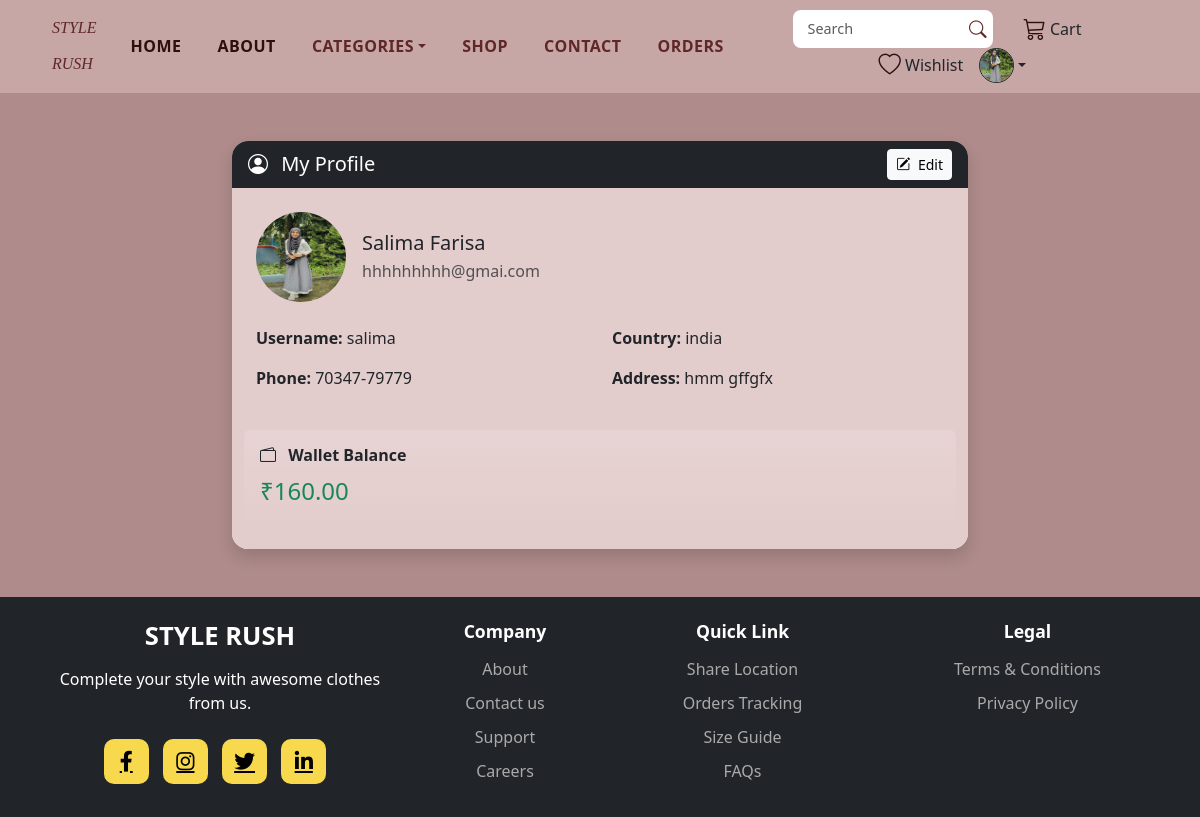
Screenshot of /profile/ (signed in) with the database file from the repository.
### fashion/models.py (models this page shows, shortened)
class CustomUser(AbstractUser):
    email = models.EmailField(unique=True)
    USERNAME_FIELD = 'username'
    REQUIRED_FIELDS = ['email']

### adminapp/models.py (models this page shows, shortened)
class Customer(models.Model):
    user = models.OneToOneField(settings.AUTH_USER_MODEL, on_delete=models.CASCADE, related_name='profile')
    address = models.CharField(max_length=200, blank=True)
    phone = models.CharField(max_length=15, blank=True)
    country = models.CharField(max_length=100, blank=True)
    profile_image = models.ImageField(upload_to='profile_images/', blank=True, null=True)
    status = models.CharField(max_length=20, choices=[
        ('Active', 'Active'),
        ('Inactive', 'Inactive'),
    ], default='Active')

### walletapp/models.py (models this page shows, shortened)
class Wallet(models.Model):
    user = models.OneToOneField(settings.AUTH_USER_MODEL,on_delete=models.CASCADE,related_name="wallet")
    balance = models.DecimalField(max_digits=10, decimal_places=2, default=0)

### product/views.py (the view)
# urls.py: path('profile/', profile_view, name='admin_profile'),
@login_required
def profile_view(request):
    user = request.user
    customer = getattr(user, 'profile', None)
    if not customer:
        customer = Customer.objects.create(user=user)
    wallet, _ = Wallet.objects.get_or_create(user=user)
    context = {
        'user': user,
        'customer': customer,
        'wallet': wallet,   # 👈 pass wallet
    }
    return render(request, 'user/profile.html', context)

### templates/user/profile.html (shortened to what this page needs)
{% extends "user/base.html" %}
{% load static %}
{% block 'css' %}<link rel="stylesheet" href="{% static 'css/profile.css' %}">{% endblock %}
{% block 'content' %}
{% include "includes/navbar.html" %}
<section class="profile-section py-5">
    <div class="container">
        <div class="row justify-content-center">
            <div class="col-lg-8">
                <div class="card shadow border-0 rounded-4 overflow-hidden">
                    <div class="card-header bg-dark text-white d-flex justify-content-between align-items-center">
                        <h5 class="mb-0"><i class="bi bi-person-circle me-2"></i> My Profile</h5>
                        <a href="{% url 'edit_profile' %}" class="btn btn-light btn-sm"><i class="bi bi-pencil-square me-1"></i> Edit</a>
                    </div>
                    <div class="card-body p-4">
                        <div class="d-flex align-items-center mb-4">
                            {% if customer.profile_image %}
                                <img src="{{ customer.profile_image.url }}" class="rounded-circle me-3" width="90" height="90" alt="Profile Image">
                            {% else %}
                                <img src="{% static 'images/default-profile.png' %}" class="rounded-circle me-3" width="90" height="90" alt="Profile Image">
                            {% endif %}
                            <div>
                                <h5 class="mb-1">{{ user.first_name }} {{ user.last_name }}</h5>
                                <p class="text-muted mb-0">{{ user.email }}</p>
                            </div>
                        </div>
                        <div class="row">
                            <div class="col-md-6">
                                <p><strong>Username:</strong> {{ user.username }}</p>
                                <p><strong>Phone:</strong> {{ customer.phone|default:"—" }}</p>
                            </div>
                            <div class="col-md-6">
                                <p><strong>Country:</strong> {{ customer.country|default:"—" }}</p>
                                <p><strong>Address:</strong> {{ customer.address|default:"—" }}</p>
                            </div>
                            <div class="mt-4 p-3 rounded .bg-secondary bg-gradient">
                                <h6 class="fw-bold mb-2">
                                    <i class="bi bi-wallet2 me-2"></i> Wallet Balance
                                </h6>
                                <p class="fs-4 text-success mb-0">
                                    ₹{{ wallet.balance }}
                                </p>
                            </div>
                        </div>
                    </div>
                </div>
            </div>
        </div>
    </div>
</section>
{% include "includes/footer.html" %}
{% endblock %}

### templates/includes/navbar.html (shortened to what this page needs)
{% load static %}
{% block 'css' %}<link rel="stylesheet" href="{% static "css/navfooter.css" %}">{% endblock %}
<nav class="navbar navbar-expand-lg navbar-custom">
  	<div class="container-fluid">
    	<a class="navbar-brand" href="{% url "home" %}">
      		<span class="brand-line1">STYLE</span><br>
      		<span class="brand-line2">RUSH</span>
    	</a>
		<div class="collapse navbar-collapse" id="navbarNav">
			<ul class="navbar-nav mx-auto text-center">
				<li class="nav-item"><a class="nav-link active" href="{% url 'home' %}">HOME</a></li>
				<li class="nav-item"><a class="nav-link active" href="{% url 'about' %}">ABOUT</a></li>
        		<li class="nav-item dropdown">
          			<a class="nav-link dropdown-toggle" href="#" id="categoryDropdown" role="button"data-bs-toggle="dropdown" aria-expanded="false">CATEGORIES</a>
        		</li>
        		<li class="nav-item"><a class="nav-link" href="{% url "products_list" %}">SHOP</a></li>
        		<li class="nav-item">
  					<a href="#" class="nav-link" data-bs-toggle="modal" data-bs-target="#contactModal">CONTACT</a>
				</li>
				<li class="nav-item"><a class="nav-link" href="{% url "order_list" %}">Orders</a></li>
      		</ul>
			<div class="d-flex align-items-center mt-2 mt-lg-0 flex-wrap justify-content-center">
				<form class="search-form d-flex align-items-center me-3" method="GET" action="{% url 'products_list' %}">
					<div class="search-wrapper position-relative">
						<input class="form-control search-input pe-5" type="search" name="q" placeholder="Search" value="{{ request.GET.q }}">
						<button class="search-btn position-absolute top-50 end-0 translate-middle-y border-0 bg-transparent" type="submit">
							<i class="bi bi-search"></i>
						</button>
					</div>
				</form>
				<a href="{% url 'cart' %}" class="nav-link d-flex align-items-center me-3">
					<i class="bi bi-cart3 nav-icon me-1"></i> Cart
				</a>
				<a href="{% url "wishlist_page" %}" class="nav-link d-flex align-items-center me-2">
					<i class="bi bi-heart nav-icon me-1"></i> Wishlist
				</a>
  				{% if user.is_authenticated %}
					<div class="nav-item dropdown ms-2">
						<a class="nav-link dropdown-toggle d-flex align-items-center" href="#" id="profileDropdown"
						role="button" data-bs-toggle="dropdown" aria-expanded="false">
							{% if user.profile.profile_image %}
        						<img src="{{ user.profile.profile_image.url }}" alt="{{ user.username }}" width="35" height="35" class="rounded-circle border border-1 border-dark object-fit-cover">
    						{% else %}
        						<img src="{% static 'images/default-profile.png' %}" alt="Default" width="35" height="35" class="rounded-circle border border-1 border-dark">
    						{% endif %}
						</a>
					</div>
  				{% else %}
					<div class="d-flex align-items-center ms-2">
						<a href="{% url 'login' %}" class="btn btn-outline-dark btn-sm me-2">Login</a>
						<a href="{% url 'signup' %}" class="btn btn-outline-dark btn-sm">SignUp</a>
					</div>
				{% endif %}
			</div>
		</div>
    </div>
</nav>

### static/css/base.css (style rules this page uses)
html, body { max-width: 100%; overflow-x: hidden !important; background-color: #916d6d; }

### static/css/profile.css (style rules this page uses)
.profile-section { background-color: #af8b8b; min-height: 60vh; }
.card { border-radius: 1rem; }
.card-header { border-bottom: none; }
.card-body { background-color: #e3cccc; }
input.form-control, textarea.form-control { border-radius: 0.5rem; }

### static/css/navfooter.css (style rules this page uses)
.navbar-custom { background-color: #C7A6A6; padding: 10px 40px; }
.navbar-brand { font-family: "Playfair Display", serif; font-style: italic; color: #5F2727 !important; line-height: 1; }
.navbar-brand .brand-line1, .navbar-brand .brand-line2 { display: block; font-size: 16px; font-weight: 500; }
.navbar-nav .nav-link { color: #5F2727 !important; font-weight: 600; text-transform: uppercase; margin: 0 10px; letter-spacing: 0.5px; }
.navbar-nav .nav-link:hover, .navbar-nav .nav-link.active { color: #2c0f0f !important; }
.search-wrapper { position: relative; width: 200px; }
.search-input { border-radius: 25px; border: none; padding: 8px 40px 8px 15px; font-size: 0.9rem; background-color: #fff; color: #333; transition: all 0.3s ease; }
.search-btn { position: absolute; top: 50%; right: 10px; transform: translateY(-50%); border: none; background: transparent; color: #5F2727; font-size: 1.1rem; cursor: pointer; transition: color 0.3s; }
.nav-icon { font-size: 1.4rem; color: #2c0f0f; margin-left: 15px; cursor: pointer; transition: 0.3s; }

### rows the page displays
CustomUser: profile.profile_image (picture), first_name "Salima", last_name "Farisa", email "hhhhhhhhh@gmai.com", username "salima"
Customer: profile_image (picture), phone "70347-79779", country "india", address "hmm gffgfx"
Wallet: balance "160.00"
